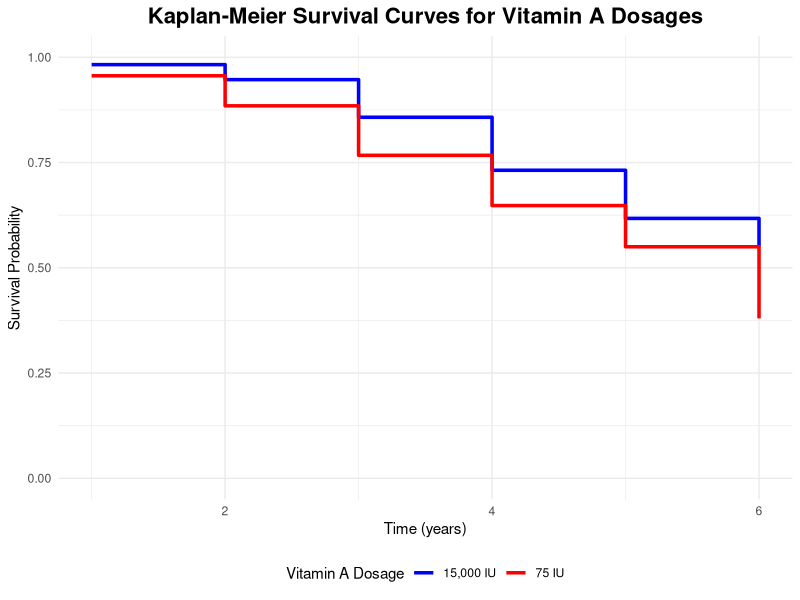

This figure's R source:
## ---- chunk 1
knitr::opts_chunk$set(echo = TRUE)
## ---- chunk 2
data_15000_IU <- data.frame(
  Time= 1:6,
  Fail = c(3, 6, 15, 21, 15, 5),
  Censored = c(4, 0, 1, 26, 35, 41),
  Survive = c(165, 159, 143, 96, 46, 0),
  Total = c(172, 165, 159, 143, 96, 46)
)

data_75_IU <- data.frame(
  Time = 1:6,
  Fail = c(8, 13, 21, 21, 13, 13),
  Censored = c(0, 3, 2, 28, 31, 29),
  Survive = c(174, 158, 135, 86, 42, 0),
  Total = c(182, 174, 158, 135, 86, 42)
)

calculate_survival <- function(data) {
  data$q_t <- data$Fail / data$Total
  data$p_t <- 1 - data$q_t
  data$S_t <- cumprod(data$p_t)  
  return(data)
}

survival_15000_IU <- calculate_survival(data_15000_IU)
survival_75_IU <- calculate_survival(data_75_IU)

print("15,000 IU of Vitamin A Daily")
print(survival_15000_IU)

print("75 IU of Vitamin A Daily")
print(survival_75_IU)

## ---- chunk 3
logrank_data <- data.frame(
  Time = 1:6,
  Fail_15000 = c(3, 6, 15, 21, 15, 5),
  Censored_15000 = c(4, 0, 1, 26, 35, 41),
  Total_15000 = c(172, 165, 159, 143, 96, 46),
  Fail_75 = c(8, 13, 21, 21, 13, 13),
  Censored_75 = c(0, 3, 2, 28, 31, 29),
  Total_75 = c(182, 174, 158, 135, 86, 42)
)

logrank_data$Total_Risk <- logrank_data$Total_15000 + logrank_data$Total_75
logrank_data$Total_Fail <- logrank_data$Fail_15000 + logrank_data$Fail_75

logrank_data$Expected_15000 <- logrank_data$Total_Fail * (logrank_data$Total_15000 / logrank_data$Total_Risk)
logrank_data$Expected_75 <- logrank_data$Total_Fail * (logrank_data$Total_75 / logrank_data$Total_Risk)

logrank_data$O_minus_E_15000 <- logrank_data$Fail_15000 - logrank_data$Expected_15000
logrank_data$O_minus_E_75 <- logrank_data$Fail_75 - logrank_data$Expected_75

logrank_data$ChiSq_15000 <- (logrank_data$O_minus_E_15000)^2 / logrank_data$Expected_15000
logrank_data$ChiSq_75 <- (logrank_data$O_minus_E_75)^2 / logrank_data$Expected_75

chi_square_stat <- sum(logrank_data$ChiSq_15000, logrank_data$ChiSq_75)
df <- 1  # degree

p_value <- pchisq(chi_square_stat, df, lower.tail = FALSE)

cat("Chi-square statistic:", chi_square_stat, "\n")
cat("p-value:", p_value, "\n")

print("Intermediate values:")
print(logrank_data[c("Time", "Total_Risk", "Total_Fail", "Expected_15000", "Expected_75")])

## ---- chunk 4
library(ggplot2)

survival_15000_IU$Group <- "15,000 IU"
survival_75_IU$Group <- "75 IU"

survival_data <- rbind(
  data.frame(Time = survival_15000_IU$Time, Survival = survival_15000_IU$S_t, Group = survival_15000_IU$Group),
  data.frame(Time = survival_75_IU$Time, Survival = survival_75_IU$S_t, Group = survival_75_IU$Group)
)

ggplot(survival_data, aes(x = Time, y = Survival, color = Group)) +
  geom_step(linewidth = 1.2) + 
  labs(
    title = "Kaplan-Meier Survival Curves for Vitamin A Dosages",
    x = "Time (years)",
    y = "Survival Probability"
  ) +
  scale_y_continuous(limits = c(0, 1)) +  # y-axis limits from 0 to 1
  theme_minimal() +
  theme(
    legend.position = "bottom",
    plot.title = element_text(hjust = 0.5, size = 16, face = "bold")
  ) +
  scale_color_manual(values = c("blue", "red")) +
  guides(color = guide_legend(title = "Vitamin A Dosage"))

